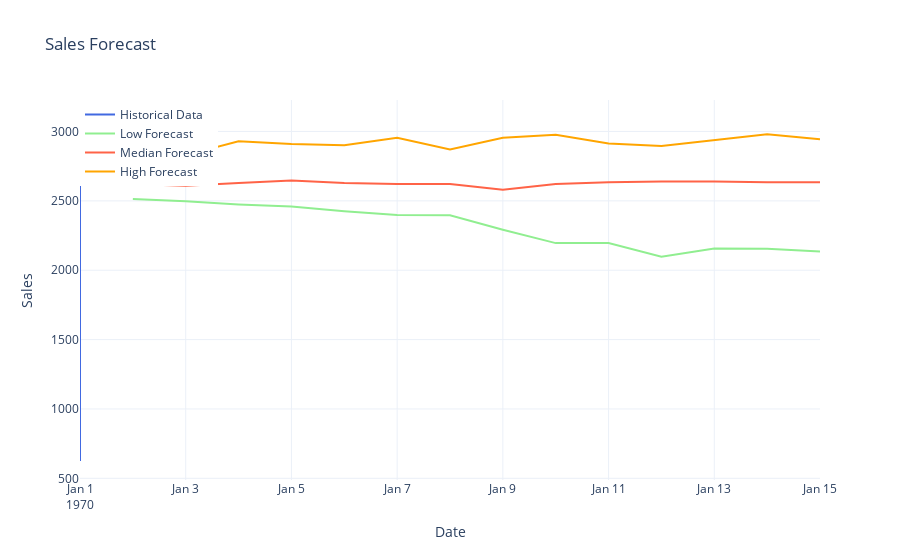

Notebook code for this chart:
### Markdown cell above
# **Generate Forecast Chart**

This generates a trendline chart for the original sales period and the forecasted low, median and high ranges.

You can zoom in to sections by hovering over the chart, pressing  the left mouse button and selecting and area of the chart to zoom in on.

If for any reason you lose your view on the chart, simply re-run the cell again.

### Code cell
# @title
import pandas as pd
import plotly.graph_objects as go

# Load the forecast data
forecast_path = "/home/tifzaki/output/output.csv"
forecast_df = pd.read_csv(forecast_path)

# Rename the unnamed date column to "Date"
forecast_df.rename(columns={forecast_df.columns[0]: "Date"}, inplace=True)
forecast_df['Date'] = pd.to_datetime(forecast_df['Date'])

# Plotting the data with Plotly
fig = go.Figure()

# Extracting historical data from forecast_df
historical_df = forecast_df.dropna(subset=["close"])

fig.add_trace(go.Scatter(x=historical_df['Date'], y=historical_df["close"],
                         mode='lines', name='Historical Data', line=dict(color='royalblue')))

# Extracting forecast data
forecast_only_df = forecast_df[forecast_df['Median'].notna()]

fig.add_trace(go.Scatter(x=forecast_only_df['Date'], y=forecast_only_df['Low'],
                         mode='lines', name='Low Forecast', line=dict(color='lightgreen')))

fig.add_trace(go.Scatter(x=forecast_only_df['Date'], y=forecast_only_df['Median'],
                         mode='lines', name='Median Forecast', line=dict(color='tomato')))

fig.add_trace(go.Scatter(x=forecast_only_df['Date'], y=forecast_only_df['High'],
                         mode='lines', name='High Forecast', line=dict(color='orange')))

fig.update_layout(title='Sales Forecast',
                  xaxis_title='Date',
                  yaxis_title='Sales',
                  legend=dict(x=0, y=1, traceorder='normal'),
                  template='plotly_white')

fig.show()

### Figure 1 — Plotly figure (JSON) as saved in the notebook; plotly's stock layout.template omitted (floating-point values rounded to 4 significant figures; data arrays with more than 128 entries replaced by an {"elided": "..."} marker saying what was removed)
{"data": [{"line": {"color": "royalblue"}, "mode": "lines", "name": "Historical Data", "type": "scatter", "x": {"elided": "267 str values"}, "y": {"elided": "267 int values"}}, {"line": {"color": "lightgreen"}, "mode": "lines", "name": "Low Forecast", "type": "scatter", "x": ["1970-01-02T00:00:00.000003", "1970-01-03T00:00:00.000003", "1970-01-04T00:00:00.000003", "1970-01-05T00:00:00.000003", "1970-01-06T00:00:00.000003", "1970-01-07T00:00:00.000003", "1970-01-08T00:00:00.000003", "1970-01-09T00:00:00.000003", "1970-01-10T00:00:00.000003", "1970-01-11T00:00:00.000003", "1970-01-12T00:00:00.000003", "1970-01-13T00:00:00.000003", "1970-01-14T00:00:00.000003", "1970-01-15T00:00:00.000003"], "y": [2513.0, 2497.0, 2474.0, 2459.0, 2425.0, 2398.0, 2396.0, 2292.0, 2195.0, 2197.0, 2097.0, 2157.0, 2154.0, 2135.0]}, {"line": {"color": "tomato"}, "mode": "lines", "name": "Median Forecast", "type": "scatter", "x": ["1970-01-02T00:00:00.000003", "1970-01-03T00:00:00.000003", "1970-01-04T00:00:00.000003", "1970-01-05T00:00:00.000003", "1970-01-06T00:00:00.000003", "1970-01-07T00:00:00.000003", "1970-01-08T00:00:00.000003", "1970-01-09T00:00:00.000003", "1970-01-10T00:00:00.000003", "1970-01-11T00:00:00.000003", "1970-01-12T00:00:00.000003", "1970-01-13T00:00:00.000003", "1970-01-14T00:00:00.000003", "1970-01-15T00:00:00.000003"], "y": [2622.0, 2610.0, 2628.0, 2646.0, 2628.0, 2622.0, 2622.0, 2580.0, 2622.0, 2634.0, 2640.0, 2640.0, 2634.0, 2634.0]}, {"line": {"color": "orange"}, "mode": "lines", "name": "High Forecast", "type": "scatter", "x": ["1970-01-02T00:00:00.000003", "1970-01-03T00:00:00.000003", "1970-01-04T00:00:00.000003", "1970-01-05T00:00:00.000003", "1970-01-06T00:00:00.000003", "1970-01-07T00:00:00.000003", "1970-01-08T00:00:00.000003", "1970-01-09T00:00:00.000003", "1970-01-10T00:00:00.000003", "1970-01-11T00:00:00.000003", "1970-01-12T00:00:00.000003", "1970-01-13T00:00:00.000003", "1970-01-14T00:00:00.000003", "1970-01-15T00:00:00.000003"], "y": [2683.0, 2830.0, 2930.0, 2909.0, 2901.0, 2954.0, 2870.0, 2955.0, 2977.0, 2914.0, 2895.0, 2937.0, 2981.0, 2943.0]}], "layout": {"legend": {"traceorder": "normal", "x": 0, "y": 1}, "title": {"text": "Sales Forecast"}, "xaxis": {"title": {"text": "Date"}}, "yaxis": {"title": {"text": "Sales"}}}}
